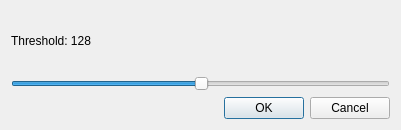
<?xml version="1.0" encoding="UTF-8"?>
<ui version="4.0">
 <class>DialogManualThreshold</class>
 <widget class="QDialog" name="DialogManualThreshold">
  <property name="geometry">
   <rect>
    <x>0</x>
    <y>0</y>
    <width>401</width>
    <height>130</height>
   </rect>
  </property>
  <property name="windowTitle">
   <string>Manual Threshold Setting</string>
  </property>
  <layout class="QVBoxLayout" name="verticalLayout_2">
   <item>
    <layout class="QVBoxLayout" name="verticalLayout">
     <item>
      <widget class="QLabel" name="label">
       <property name="minimumSize">
        <size>
         <width>0</width>
         <height>48</height>
        </size>
       </property>
       <property name="text">
        <string>Threshold: 128</string>
       </property>
      </widget>
     </item>
     <item>
      <widget class="QSlider" name="horizontalSlider">
       <property name="maximum">
        <number>255</number>
       </property>
       <property name="value">
        <number>128</number>
       </property>
       <property name="orientation">
        <enum>Qt::Horizontal</enum>
       </property>
      </widget>
     </item>
    </layout>
   </item>
   <item>
    <widget class="QDialogButtonBox" name="buttonBox">
     <property name="orientation">
      <enum>Qt::Horizontal</enum>
     </property>
     <property name="standardButtons">
      <set>QDialogButtonBox::Cancel|QDialogButtonBox::Ok</set>
     </property>
    </widget>
   </item>
  </layout>
 </widget>
 <resources/>
 <connections>
  <connection>
   <sender>buttonBox</sender>
   <signal>accepted()</signal>
   <receiver>DialogManualThreshold</receiver>
   <slot>accept()</slot>
   <hints>
    <hint type="sourcelabel">
     <x>248</x>
     <y>254</y>
    </hint>
    <hint type="destinationlabel">
     <x>157</x>
     <y>274</y>
    </hint>
   </hints>
  </connection>
  <connection>
   <sender>buttonBox</sender>
   <signal>rejected()</signal>
   <receiver>DialogManualThreshold</receiver>
   <slot>reject()</slot>
   <hints>
    <hint type="sourcelabel">
     <x>316</x>
     <y>260</y>
    </hint>
    <hint type="destinationlabel">
     <x>286</x>
     <y>274</y>
    </hint>
   </hints>
  </connection>
 </connections>
</ui>
